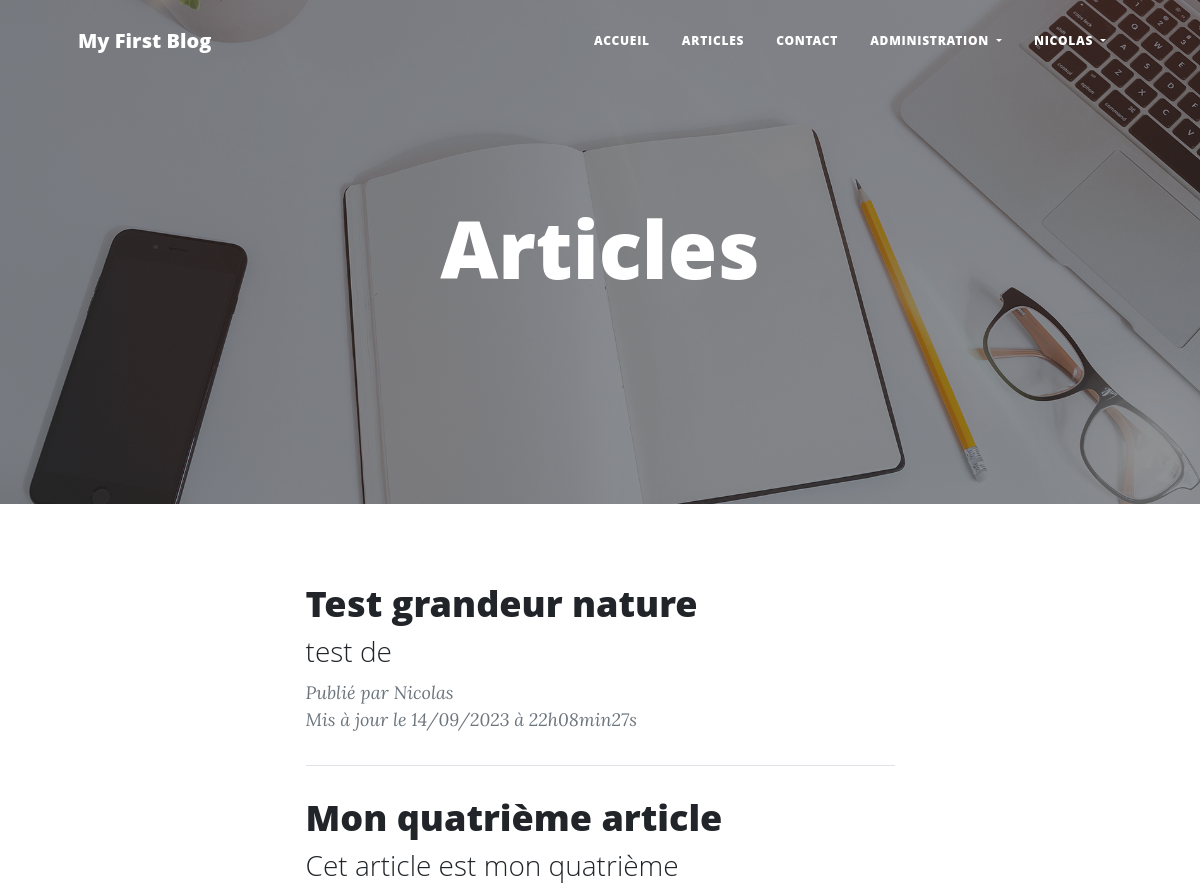
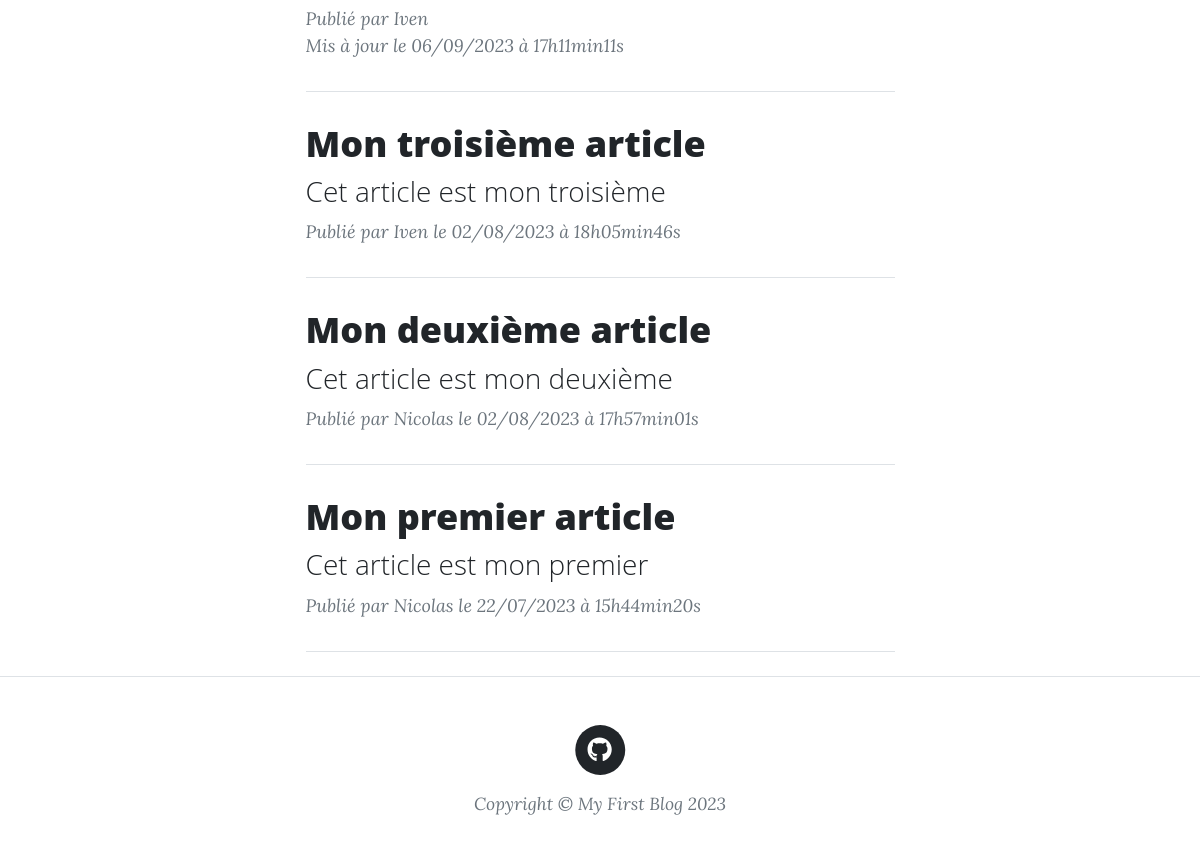
The page /index.php?action=postList (signed in) on the database its author committed (2 pictures, top to bottom).
### tables this page shows
CREATE TABLE `p5_post` (
  `id` int(11) NOT NULL,
  `title` varchar(50) NOT NULL,
  `chapo` varchar(255) NOT NULL,
  `content` text NOT NULL,
  `image` varchar(500) NOT NULL DEFAULT 'src/public/assets/img/post-bg.jpg',
  `created_at` datetime NOT NULL,
  `updated_at` datetime NOT NULL,
  `category_id` int(11) NOT NULL,
  `user_id` int(11) NOT NULL
);

CREATE TABLE `p5_user` (
  `id` int(11) NOT NULL,
  `last_name` varchar(50) NOT NULL,
  `first_name` varchar(50) NOT NULL,
  `login` varchar(50) NOT NULL,
  `password` varchar(100) NOT NULL,
  `mail` varchar(50) NOT NULL,
  `role` tinyint(1) NOT NULL,
  `avatar` varchar(500) NOT NULL,
  `created_at` datetime NOT NULL,
  `updated_at` datetime NOT NULL
);

### src/controllers/post/list.php (called while the page is built, shortened)
<?php
class PostList
{
    public function execute(): void
    {
        $postRepository = new PostRepository();
        $postRepository->connection = new DatabaseConnection();
        $posts = $postRepository->getPosts();
        require 'templates/postList.php';
    }
}

### src/lib/database.php (called while the page is built, shortened)
<?php
class DatabaseConnection
{
    public ?PDO $database = null;
    public function getConnection(): PDO
    {
        if ($this->database === null) {
            $this->database = new PDO('mysql:host=localhost;
            dbname=jluceazoc;charset=utf8', 'root', '');
        }
        return $this->database;
    }
}

### src/repository/postRepository.php (called while the page is built, shortened)
<?php
require_once 'src/model/post.php';
class PostRepository
{
    public DatabaseConnection $connection;
    public function getPosts(): array
    {
        $statement = $this->connection->getConnection()->query(
            "SELECT p.id, p.title, p.chapo, p.content, p.image,
        DATE_FORMAT(p.created_at, '%d/%m/%Y à %Hh%imin%ss') AS french_creation_date,
        DATE_FORMAT(p.updated_at, '%d/%m/%Y à %Hh%imin%ss') AS french_update_date,
        p.category_id, u.first_name AS author FROM p5_post p JOIN p5_user u
        ON p.user_id = u.id ORDER BY p.created_at DESC"
        );
        $posts = [];
        while (($row = $statement->fetch())) {
            $post = new Post(
                $row['id'],
                $row['title'],
                $row['chapo'],
                $row['content'],
                $row['image'],
                $row['french_creation_date'],
                $row['french_update_date'],
                $row['category_id'],
                $row['author']
            );
            $posts[] = $post;
        }
        return $posts;
    }
}

### src/model/post.php (called while the page is built, shortened)
<?php
class Post
{
    public function __construct(
        int $id,
        string $title,
        string $chapo,
        string $content,
        string $image,
        string $frenchCreationDate,
        string $frenchUpdateDate,
        string $category,
        string $author
    ) {
        $this->id = $id;
        $this->title = $title;
        $this->chapo = $chapo;
        $this->frenchCreationDate = $frenchCreationDate;
        $this->frenchUpdateDate = $frenchUpdateDate;
        $this->author = $author;
    }
}

### templates/postList.php (the view, shortened to what this page needs)
<?php $title = "Articles"; ?>
<header class="masthead" style="background-image: url('src/public/assets/img/home-bg.jpg')">
    <div class="container position-relative px-4 px-lg-5">
        <div class="row gx-4 gx-lg-5 justify-content-center">
            <div class="col-md-10 col-lg-8 col-xl-7">
                <div class="site-heading">
                    <h1><?= $title ?></h1>
                </div>
            </div>
        </div>
    </div>
</header>
<main class="container px-4 px-lg-5">
    <div class="row gx-4 gx-lg-5 justify-content-center">
        <div class="col-md-10 col-lg-8 col-xl-7">
            <?php
            foreach ($posts as $post) {
                ?>
                <div class="post-preview">
                    <a href="index.php?action=post&id=<?= urlencode($post->id) ?>">
                        <h2 class="post-title"><?= $post->title ?></h2>
                        <h3 class="post-subtitle">
                            <?= $post->chapo ?>
                        </h3>
                    </a>
                    <p class="post-meta">
                        Publié par
                        <em><?= $post->author ?></em>
                        <?php
                        if ($post->frenchCreationDate == $post->frenchUpdateDate) { ?>
                            <em>le <?= $post->frenchCreationDate ?></em>
                        <?php } else { ?>
                            <br><em>Mis à jour le <?= $post->frenchUpdateDate ?></em>
                        <?php } ?>
                    </p>
                </div>
                <hr class="my-4" />
                <?php
            }
            ?>
        </div>
    </div>
</main>
<?php require 'layout.php'; ?>

### rows shown on the page
p5_post: title "Test grandeur nature", chapo "test de", user.first_name "Nicolas", frenchUpdateDate "14/09/2023 à 22h08min27s"
p5_post: title "Mon quatrième article", chapo "Cet article est mon quatrième", user.first_name "Iven", frenchUpdateDate "06/09/2023 à 17h11min11s"
p5_post: title "Mon troisième article", chapo "Cet article est mon troisième", user.first_name "Iven", frenchCreationDate "02/08/2023 à 18h05min46s"
p5_post: title "Mon deuxième article", chapo "Cet article est mon deuxième", user.first_name "Nicolas", frenchCreationDate "02/08/2023 à 17h57min01s"
p5_post: title "Mon premier article", chapo "Cet article est mon premier", user.first_name "Nicolas", frenchCreationDate "22/07/2023 à 15h44min20s"

### other values the page prints
$_SESSION['firstName'] "NICOLAS"
$title "Articles"
